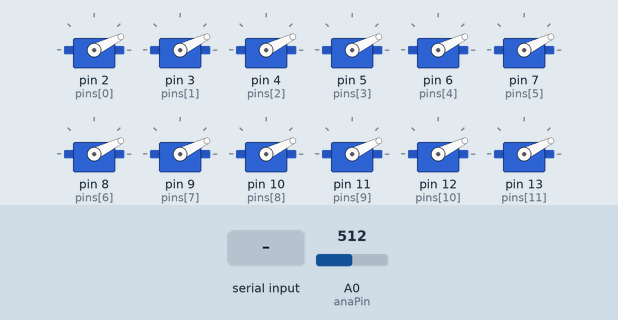
Recording of a sketch running on a simulated Arduino Mega 2560, built with avr-gcc and run on an emulated ATmega2560. On the bench: 12 × servo. The inputs (shaded band) are chosen by the test bench; at power-on: A0 (anaPin) = 512. What the sketch prints to the serial monitor is not drawn.

Above: at 6.0 s.
6.1 s: "1" received over Serial
At 6.4 s:
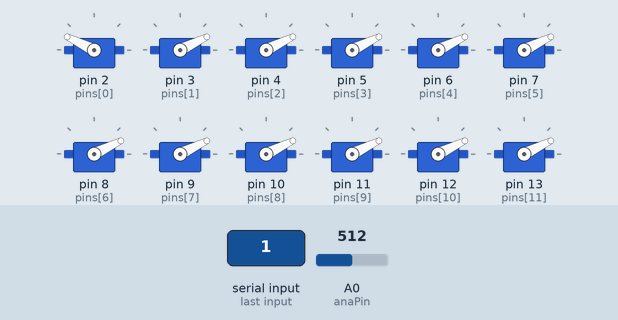
7.6 s: "0" received over Serial
At 8.8 s:
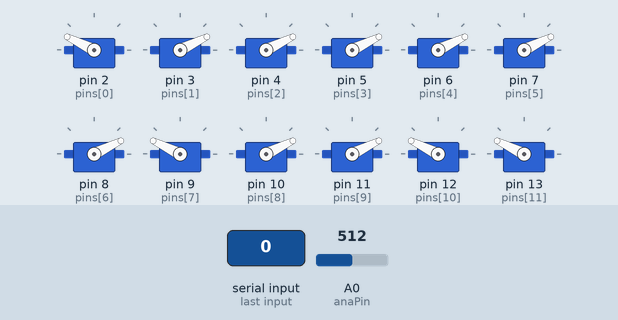
9.1 s: A0 (anaPin) set to 470
11.6 s: "2" received over Serial
At 13.3 s:
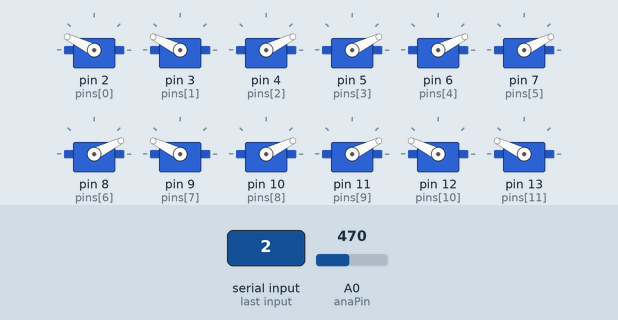
13.6 s: "0" received over Serial
At 15.0 s:
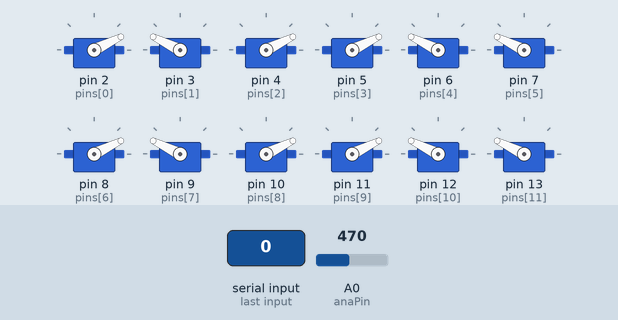
Timing chart, 0 to 16.6 s (numbered marks = the images above; inputs shaded):
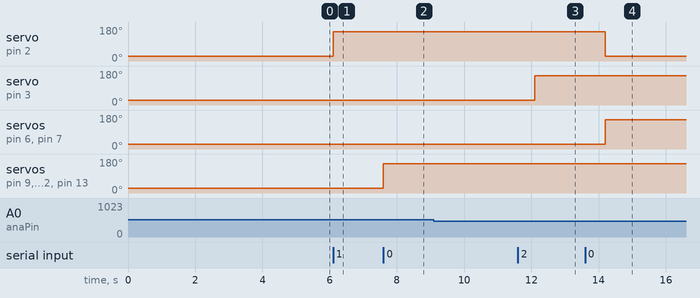

Measured:
- after the input at 6.1 s, servo on pin 2 (pins[0]): 26° → 154° at once
- after the input at 7.6 s, servo on pin 9 (pins[7]), servo on pin 12 (pins[10]), servo on pin 13 (pins[11]): 26° → 154° at once
- after the input at 9.1 s, every drawn part: stays the same
- after the input at 11.6 s, servo on pin 3 (pins[1]): 26° → 154° after 0.50 s
- after the input at 13.6 s, servo on pin 2 (pins[0]): 154° → 26° after 0.60 s; servo on pin 6 (pins[4]), servo on pin 7 (pins[5]): 26° → 154° after 0.60 s

The sketch:

char2pins.ino
```cpp
/* char2pins.ino
 * Arduino main source code for Braille Bot
 *
 * CPEGasus
 */

#include <Servo.h>
#include "char2braille_array.h"
#include "pin_assignments.h"
#include <stdlib.h>
#include <stdbool.h>

#define refresh     '~'         // Character to send for refresh
#define pinStart    0
#define pinEnd      48          // Number servos used
#define cell_size   6           // Dots per cell
#define pin_high    2000        // Servo HIGH angle
#define pin_low     1000        // Servo LOW angle
#define anaPin      A0          // Analog pin for photoresistor
#define hold        100         // ms to delay between servo write

char    incoming_byte   = 0;
short   current_cell    = 0;
int     thresh          = 0;    // ADC threshold to send ready signal
Servo   servos[pinEnd];         // Create array of servos

void setup() {
    Serial.begin(57600);

    for(short i = pinStart; i < pinEnd; i++) {
        servos[i].attach(pins[i], 800, 2200);       // Attach all servos
        servos[i].writeMicroseconds(pin_low);       // Set all to down
        delay(hold);
    }

    int temp = 0;
    for (short i = 0; i < 10; i++) temp += analogRead(anaPin);
    thresh = temp / 10;

    Serial.println(temp);
    Serial.println(thresh);
}

void loop() {
    if (current_cell > 7) current_cell = 0;

    incoming_byte = Serial.read();
    if(incoming_byte > 0) {
        // Convert ASCII to braille index (see char2braille_array.h)
        short braille_index = incoming_byte - 32;
        bool cell_array[6] = {0, 0, 0, 0, 0, 0};        // Initialize pin array

        for(short i = 0; i < 6; i++)                    // Get dot array
            cell_array[i] = braille_array[braille_index][i];

        for(short j = 0; j < 6; j++) {
            short pin = (current_cell * cell_size) + j; // pin/servo to change

            // Set pin/servo to MAX if (dot == 1)
            // Set pin/servo to MIN if (dot == 0)
            if (cell_array[j]) servos[pin].writeMicroseconds(pin_high);
            else               servos[pin].writeMicroseconds(pin_low);
        }

        delay(hold);
        current_cell++;
    }

    int val = analogRead(anaPin);
    if (val < (0.95 * thresh)) {
        Serial.print(refresh);
        current_cell = 0;
        delay(hold * 10);
    }
}
```

pin_assignments.h
```cpp
short pins[] = {
// C0
    2,  // 0
    3,  // 1
    4,  // 2
    5,  // 3
    6,  // 4
    7,  // 5
// C1
    8,  // 0
    9,  // 1
    10, // 2
    11, // 3
    12, // 4
    13, // 5
// C2
    14, // 0
    15, // 1
    16, // 2
    17, // 3
    18, // 4
    19, // 5
// C3
    22, // 0
    23, // 1
    24, // 2
    25, // 3
    26, // 4
    27, // 5
// C4
    28, // 0
    50, // 1
    29, // 2
    30, // 3
    31, // 4
    32, // 5
// C5
    33, // 0
    34, // 1
    35, // 2
    36, // 3
    37, // 4
    38, // 5
// C6
    39, // 0
    40, // 1
    41, // 2
    42, // 3
    43, // 4
    44, // 5
// C7
    45, // 0
    46, // 1
    47, // 2
    48, // 3
    49, // 4
    51, // 5
};
```

Source omitted: braille_array.h (data table, 2157 bytes)
